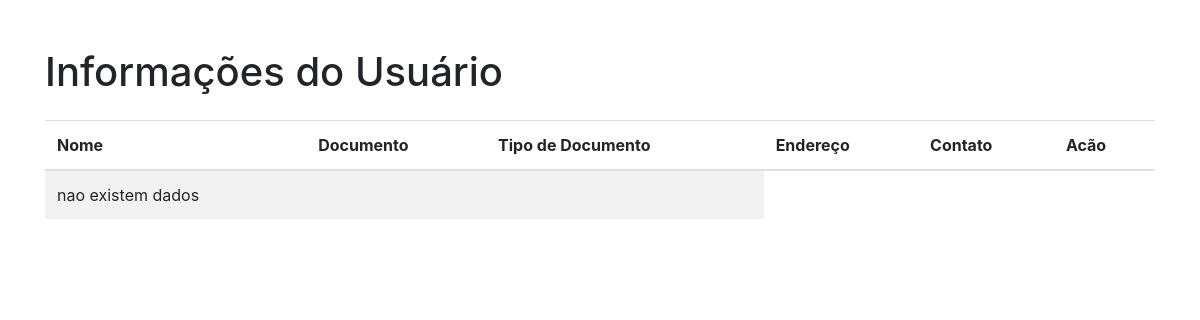
/cotistas/listar, run on an earlier commit of the app's database.
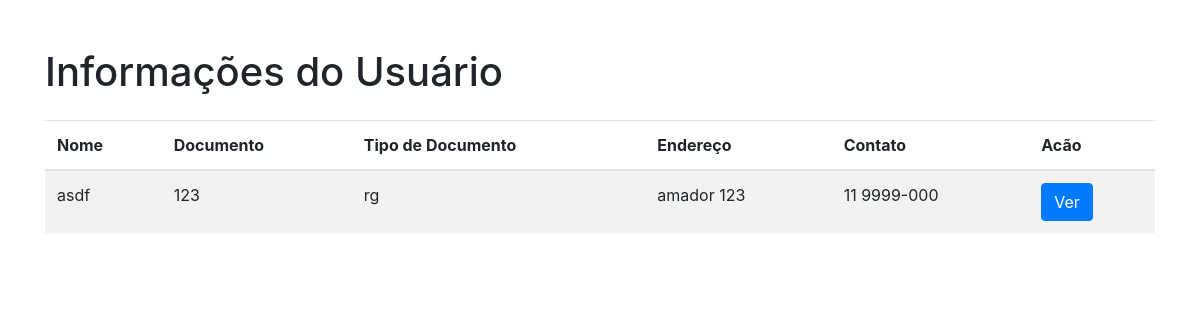
And on a later commit of the database.
### model.py (models this page shows)
class Person(SQLModel, table=True):
	id: Optional[int] = Field(default=None, primary_key=True)
	name:str
	doc:str
	tipe_doc:str
	adress: str
	contact:str
	titles:List['Title']=Relationship()

### person.py (the view)
@person.route('/listar', methods = ['GET','POST'])
def list():
    data = model.get_person_default()
    return render_template('person/list.html', data=data)

### model.py (called while the page is built)
def get_person_default():
	with Session(engine) as session:
		query = select(Person) #.join(Question_exam)
		data = session.exec(query).all()
		return data

### templates/person/list.html (shortened to what this page needs)
{% extends 'base.html' %}
{% block content %}
<body>
    <div class="container mt-5">
        <h1 class="mb-4">Informações do Usuário</h1>
        <table class="table table-striped">
            <thead>
                <tr>
                    <th scope="col">Nome</th>
                    <th scope="col">Documento</th>
                    <th scope="col">Tipo de Documento</th>
                    <th scope="col">Endereço</th>
                    <th scope="col">Contato</th>
                    <th scope="col">Acão</th>
                </tr>
            </thead>
            <tbody>
                {% if data:%}
                    {%for x in data:%}
                    <tr>
                        <td>{{x.name}}</td>
                        <td>{{x.doc}}</td>
                        <td>{{x.tipe_doc}}</td>
                        <td>{{x.adress}}</td>
                        <td>{{x.contact}}</td>
                        <td>
                          <a href="{{url_for('person.view', id=x.id)}}">
                              <button class="btn btn-primary">
                                  Ver
                              </button>
                          </a>
                      </td>
                    </tr>
                    {%endfor%}
                {%else:%}
                    <tr>
                        <td>nao existem dados</td>
                        <td></td>
                        <td></td>
                    </tr>
                {%endif%}
            </tbody>
        </table>
    </div>
</body>
{% endblock %}

What changed in the data, as far as the page shows it:
added Person: name "asdf", doc "123", tipe_doc "rg", adress "amador 123", contact "11 9999-000"
Also different on the page:
text no longer shown: "nao existem dados"
